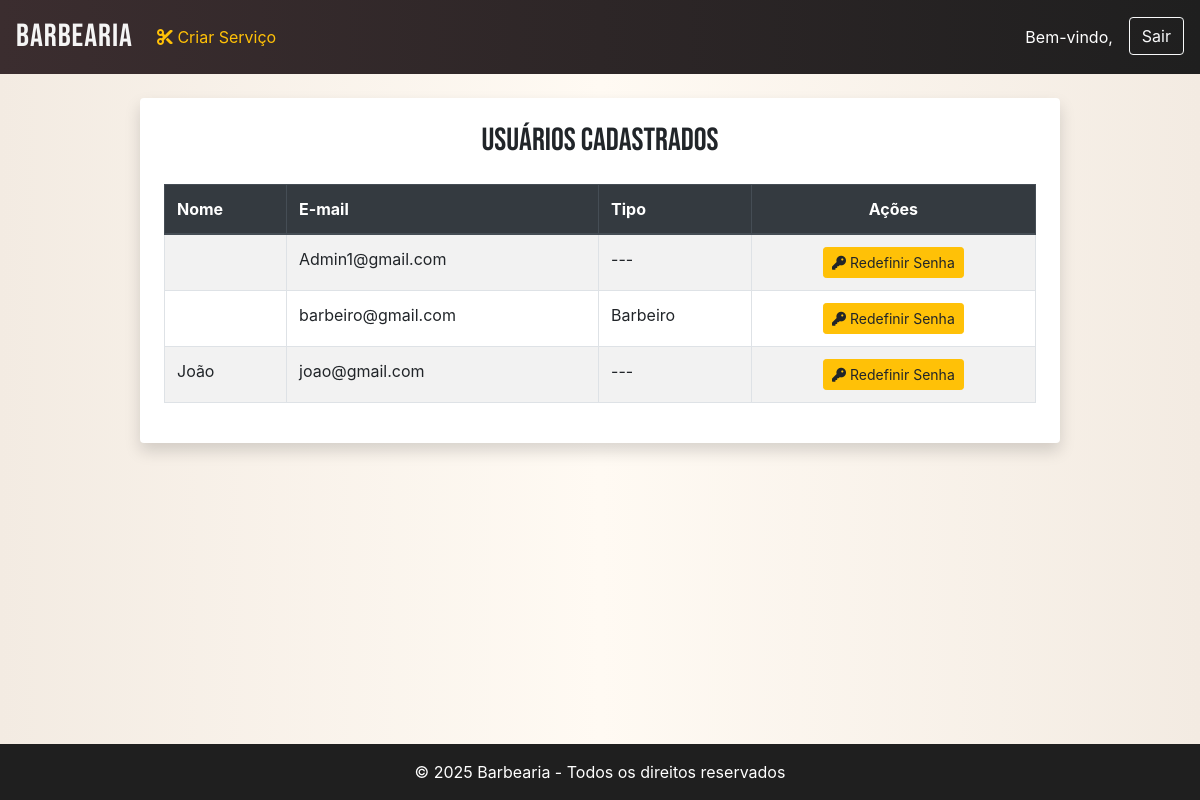
The page /dashboard/usuarios/ (signed in) on the database its author committed.
### barbershop/users/models.py (models this page shows, shortened)
class User(AbstractUser):
    username = models.CharField(max_length=150, unique=False, blank=True)
    email = models.EmailField(unique=True)
    is_client = models.BooleanField(default=False)
    is_barber = models.BooleanField(default=False)
    must_change_password = models.BooleanField(default=False)  # 👈 Adicione isso
    USERNAME_FIELD = 'email'  # login será feito via email
    REQUIRED_FIELDS = ['username']  # campos obrigatórios além do email

### barbershop/dashboard/views.py (the view)
# urls.py: path('usuarios/', views.usuarios_list, name='usuarios_list'),
@login_required
@user_passes_test(is_admin)
def usuarios_list(request):
    usuarios = User.objects.all().order_by('first_name')
    return render(request, 'dashboard/users_list.html', {'usuarios': usuarios})

### barbershop/dashboard/views.py (called while the page is built)
def is_admin(user):
    return user.is_authenticated and (user.is_staff or user.is_barber)

### barbershop/dashboard/templates/dashboard/users_list.html (shortened to what this page needs)
{% extends 'base.html' %}
{% block content %}
<div class="row justify-content-center">
  <div class="col-lg-10">
    <div class="bg-white dark-mode bg-dark rounded shadow p-4" style="background: rgba(255,255,255,0.95);">
      <h2 class="mb-4 text-center" style="font-family: 'Bebas Neue', sans-serif;">Usuários Cadastrados</h2>
      <table class="table table-hover table-bordered table-striped">
        <thead class="thead-dark">
          <tr>
            <th>Nome</th>
            <th>E-mail</th>
            <th>Tipo</th>
            <th class="text-center">Ações</th>
          </tr>
        </thead>
        <tbody>
          {% for user in usuarios %}
          <tr>
            <td>{{ user.first_name }}</td>
            <td>{{ user.email }}</td>
            <td>
              {% if user.is_barber %}
                Barbeiro
              {% elif user.is_client %}
                Cliente
              {% else %}
                ---
              {% endif %}
            </td>
            <td class="text-center">
                <a href="{% url 'dashboard:redefinir_senha' user.id %}" class="btn btn-sm btn-warning">
                    <i class="fas fa-key"></i> Redefinir Senha
                </a>
            </td>
          </tr>
          {% empty %}
          <tr>
            <td colspan="4" class="text-center">Nenhum usuário encontrado.</td>
          </tr>
          {% endfor %}
        </tbody>
      </table>
    </div>
  </div>
</div>
{% endblock %}

### barbershop/templates/base.html (style rules this page uses)
:root { --page-bg: linear-gradient(to right, #f3ebe2, #fffaf3, #f3ebe2); --page-bg-dark: linear-gradient(to right, #111111, #1a1a1a, #111111); --text-light: #f1f1f1; }
html, body { height: 100%; margin: 0; }
body { display: flex; flex-direction: column; background: var(--page-bg); }

### rows shown on the page
User: email "Admin1@gmail.com"
User: email "barbeiro@gmail.com", is_barber "Barbeiro"
User: first_name "João", email "joao@gmail.com"
